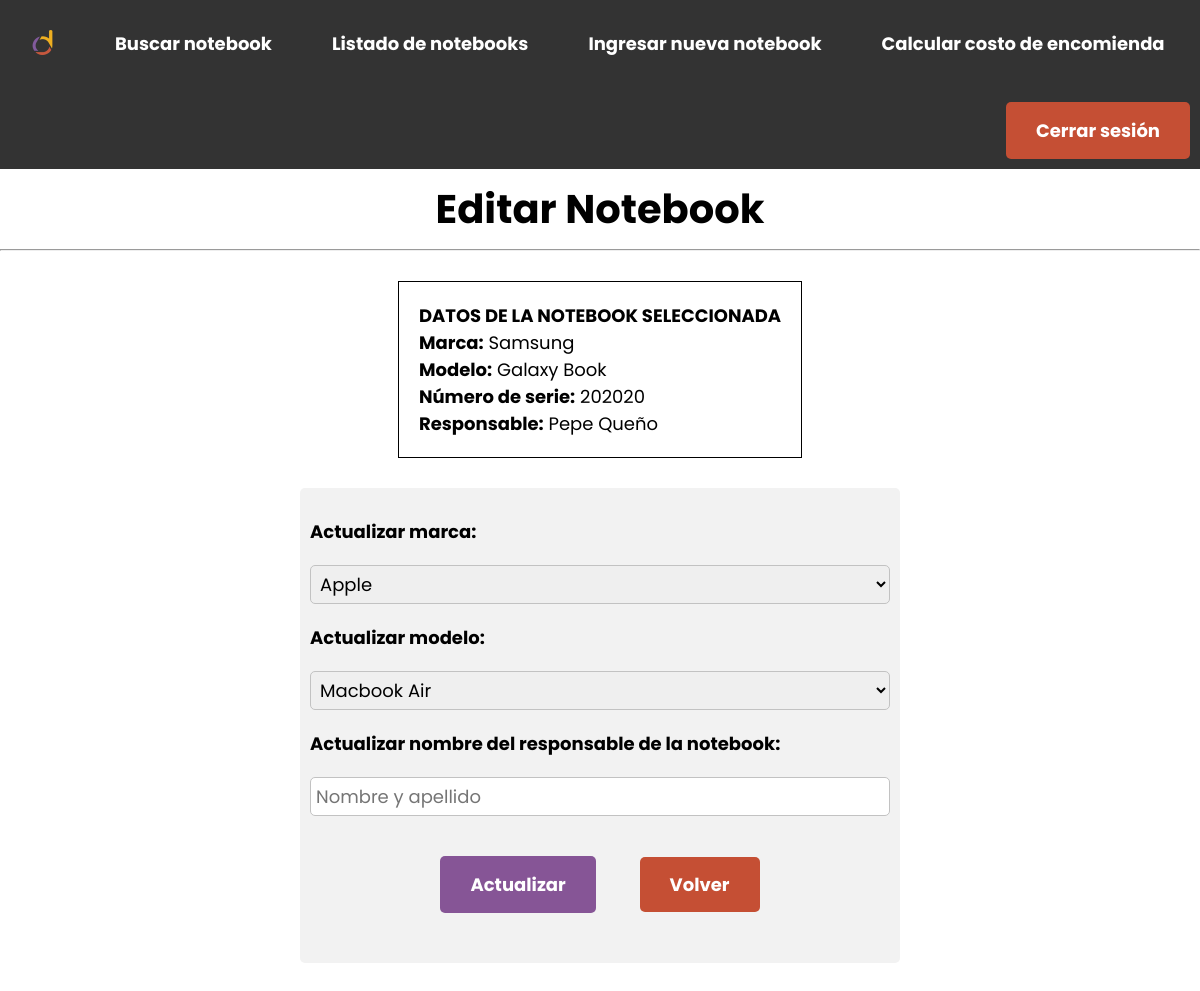
/edit-article.php?id_article=2, run on the app's committed database.
### tables this page shows
CREATE TABLE `articles` (
  `serial_number` varchar(100) DEFAULT NULL,
  `responsable_name` varchar(100) DEFAULT NULL,
  `id` bigint(20) unsigned NOT NULL AUTO_INCREMENT,
  `model` varchar(100) DEFAULT NULL,
  `brand_id` bigint(20) unsigned NOT NULL,
  PRIMARY KEY (`id`),
  UNIQUE KEY `serial_unique` (`serial_number`),
  KEY `Articles_FK` (`brand_id`),
  CONSTRAINT `Articles_FK` FOREIGN KEY (`brand_id`) REFERENCES `brands` (`id`)
);

CREATE TABLE `brands` (
  `id` bigint(20) unsigned NOT NULL AUTO_INCREMENT,
  `name` varchar(100) DEFAULT NULL,
  PRIMARY KEY (`id`)
);

### database/Connection.php (called while the page is built, shortened)
<?php
class Connection
{
    private static $instance;
    private $connection;
    private function setConnection($conn)
    {
        $this->connection = $conn;
    }
    public function getConnection()
    {
        return $this->connection;
    }
    public static function getInstance()
    {
        if (!self::$instance instanceof self) {
            self::$instance = new self();
        }
        return self::$instance;
    }
}
?>

### controllers/LoginController.php (called while the page is built, shortened)
<?php
require_once('./database/Connection.php');
class LoginController {
    public function logged_in()
    {
        return isset($_COOKIE["PHPSESSID"]);
    }
}
?>

### controllers/ArticleController.php (called while the page is built, shortened)
<?php
require_once('./database/Connection.php');
class ArticleController
{
    private $conn;
    public function __construct()
    {
        $this->conn = Connection::getInstance();
    }
    public function getById($id)
    {
        $sql = "SELECT Articles.id, Articles.serial_number, Articles.responsable_name, Articles.brand_id, Articles.model, Brands.name AS `brand` FROM articles INNER JOIN brands ON Articles.brand_id=Brands.id WHERE Articles.id=:id";
        $statement = $this->conn->getConnection()->prepare($sql);
        $statement->bindValue(':id', $id);
        $statement->execute();
        $statement->setFetchMode(PDO::FETCH_CLASS, "article");
        return $statement->fetchAll();
    }
}
?>

### edit-article.php (the view, shortened to what this page needs)
<?php
require('./controllers/ArticleController.php');
$articleController = new ArticleController();
$article = $articleController -> getById($_GET["id_article"]);
?>
<!DOCTYPE html>
<html lang="en">
    <head>
        <?php
        include("layouts/head.php");
        ?>
    </head>
    <?php
    include("layouts/header.php");
    ?>
    <body>
        <?php if($loginController -> logged_in()): ?>
            <h1 class="title">Editar Notebook</h1>
            <hr>
            <div class="container-info">
                <div class="info">
                    <h2>DATOS DE LA NOTEBOOK SELECCIONADA </h2>
                    <p><b>Marca:</b> <?php echo ($article)  ? $article[0] -> brand : 'Sin definir.' ?></p>
                    <p><b>Modelo:</b> <?php echo ($article)  ? $article[0] -> model : 'Sin definir.' ?> </p>
                    <p><b>Número de serie:</b> <?php echo ($article)  ? $article[0] -> serial_number : 'Sin definir.' ?> </p>
                    <p><b>Responsable:</b> <?php echo ($article)  ? $article[0] -> responsable_name : 'Sin definir.' ?> </p>
                </div>
            </div>
            <div class="container-form">
                <form method=post action="" class="form">
                    <label for="brand">Actualizar marca:</label>
                    <select id="brand" name="brand" class="form-item">
                        <option value="apple">Apple</option>
                    </select>
                    <label for="model">Actualizar modelo:</label>
                    <select id="model" name="model" class="form-item">
                        <option value="macbook-air">Macbook Air</option>
                    </select>
                    <label for="responsable_name">Actualizar nombre del responsable de la notebook:</label>
                    <input type="text" id="responsable_name" name="responsable_name" placeholder="Nombre y apellido" class="form-item">
                    <div style="text-align:center;">
                        <input type="submit" value="Actualizar" class="form-button">
                        <a class="cancel-button" href="articles.php">Volver</a>
                    </div>
                </form>
            </div>
        <?php else: ?>
            <p style="margin:20px; text-align:center;">Necesita iniciar sesión para ver esta página.</p>
        <?php endif; ?>
    </body>
</html>

### css/styles.css (style rules this page uses)
* { margin: 0; padding: 0; box-sizing: border-box; font-size: 18px; font-family: 'Poppins', sans-serif; list-style-type: none; }
.title { padding: 10px; font-size: 40px; text-align: center; }
.container-form, .container-table, .container-logout, .container-info, .container-search, .container-home { display: flex; flex-direction: column; align-items: center; }
.info { width: fit-content; margin: 30px 30px 0px 30px; padding: 20px; border: 1px solid; }
.form { width: 50%; margin: 30px; padding: 30px 10px 30px 10px; font-weight: bold; border-radius: 5px; background-color: #f2f2f2; }
.form-item { width: 100%; margin: 20px 0 20px 0; padding: 5px; border: 1px solid #c2c2c2; border-radius: 5px; }
.form-button, .cancel-button { padding: 15px 30px 15px 30px; margin: 20px; border: none; border-radius: 5px; font-weight: bold; cursor: pointer; color: white; background-color: #865596; }
.cancel-button { background-color: #C54F34; text-decoration: none !important; }

### data on the page
articles: brand.name "Samsung", model "Galaxy Book", serial_number "202020", responsable_name "Pepe Queño"
